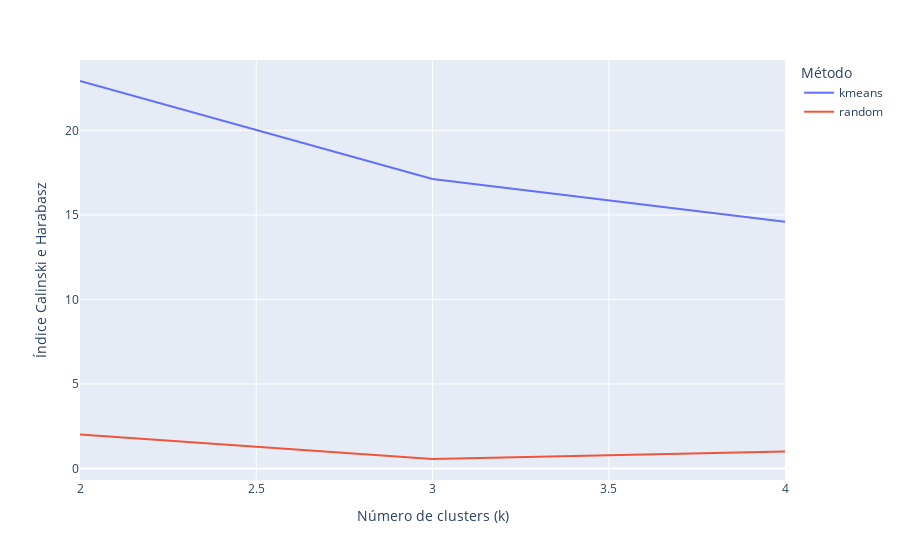

Notebook cell for this chart:
### Code cell
CHS2 = pd.DataFrame(CHS, columns = ['meth', 'chs', 'cluster'])
fig = px.line(CHS2, x = 'cluster', y = 'chs', color = 'meth')
fig.update_traces(textposition="bottom right")
fig.update_layout(
    #title="Plot Title",
    xaxis_title="Número de clusters (k)",
    yaxis_title="Índice Calinski e Harabasz",
    legend_title="Método",
)
fig.show()

m = CHS2['chs'].max()
met = CHS2[CHS2['chs'] == m].meth.values[0]
n = CHS2[CHS2['chs'] == m].cluster.values[0]
model = GaussianMixture(n_components=n, init_params= met)
model.fit(df5)

dfresult = df5.copy()
dfresult = dfresult*(df5max - df5min) + df5min
dfresult['cluster'] = model.predict(df5)
m, met, n

### Figure 1 — Plotly figure (JSON) as saved in the notebook; plotly's stock layout.template omitted (floating-point values rounded to 4 significant figures)
{"data": [{"hovertemplate": "meth=kmeans<br>cluster=%{x}<br>chs=%{y}<extra></extra>", "legendgroup": "kmeans", "line": {"color": "#636efa", "dash": "solid"}, "marker": {"symbol": "circle"}, "mode": "lines", "name": "kmeans", "orientation": "v", "showlegend": true, "textposition": "bottom right", "type": "scatter", "x": [2, 3, 4], "xaxis": "x", "y": [22.92, 17.12, 14.6], "yaxis": "y"}, {"hovertemplate": "meth=random<br>cluster=%{x}<br>chs=%{y}<extra></extra>", "legendgroup": "random", "line": {"color": "#EF553B", "dash": "solid"}, "marker": {"symbol": "circle"}, "mode": "lines", "name": "random", "orientation": "v", "showlegend": true, "textposition": "bottom right", "type": "scatter", "x": [2, 3, 4], "xaxis": "x", "y": [2.015, 0.5597, 1.01], "yaxis": "y"}], "layout": {"autosize": true, "legend": {"title": {"text": "Método"}, "tracegroupgap": 0}, "margin": {"t": 60}, "xaxis": {"anchor": "y", "autorange": true, "domain": [0, 1], "range": [2, 4], "title": {"text": "Número de clusters (k)"}, "type": "linear"}, "yaxis": {"anchor": "x", "autorange": true, "domain": [0, 1], "range": [-0.6826, 24.16], "title": {"text": "Índice Calinski e Harabasz"}, "type": "linear"}}}
